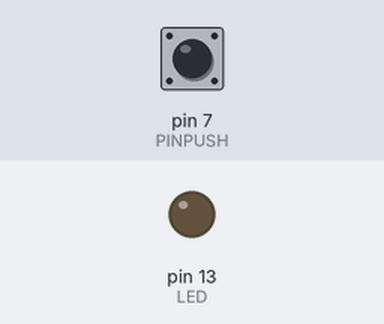
This sketch was run on a simulated Arduino Uno, built with avr-gcc and run on an emulated ATmega328P. Parts: output pins drawn as LEDs (lit = HIGH). Dashed ring = blinking. The test bench sets the inputs (shaded band); at power-on: pin 7 (PINPUSH) LOW.

Above: at 10.8 s.
10.9 s: pin 7 (PINPUSH) pulled HIGH for 0.25 s
At 11.3 s:
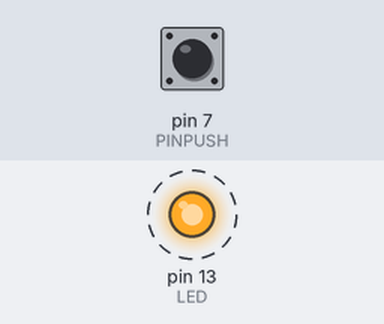
Timing chart, 0 to 21.9 s (numbered marks = the images above; inputs shaded):
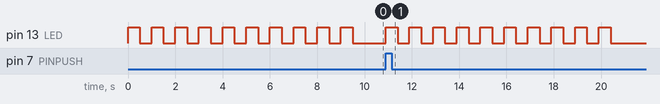

The sketch:

resetcountpush.ino
```cpp
int count=0;
const byte LED=13;//assiganamos a la variable LED el numero 13 y la ponemos como constante usamos el tipo de datos byte que acepta numeros de 0 a 255, en lugar de int que ocupa mas espacio de memoria
const byte PINPUSH=7; //pin 7 para el push
boolean reset;
void setup() {
  // put your setup code here, to run once:
  pinMode(LED,OUTPUT);//habilitamos el pin 13 como salida
  pinMode(PINPUSH,INPUT);//pin 7 como entrada
}

void loop() {
  // put your main code here, to run repeatedly:
  while(count <10){ //ciclo para que el led parpadee 10 veces
    digitalWrite(LED,HIGH); //prendemos el led conectado al pin 13
    delay(500);//esperamos un segundo
    digitalWrite(LED,LOW);//apagamos el led conectado al pin 13
    delay(500);//esperamos un segundo
    count=count+1;//aumentamos el contador
  }
  reset=digitalRead(PINPUSH);
  if(reset == 1){
    count=0;
  }
}
```

Measured:
- after the input at 10.9 s, pin 13 (LED): alternates HIGH for 0.50 s and LOW for 0.50 s, 20 changes in all, then stays LOW, starting at once
- by itself, pin 13 (LED): alternates HIGH for 0.50 s and LOW for 0.50 s, 20 changes in all, then stays LOW
